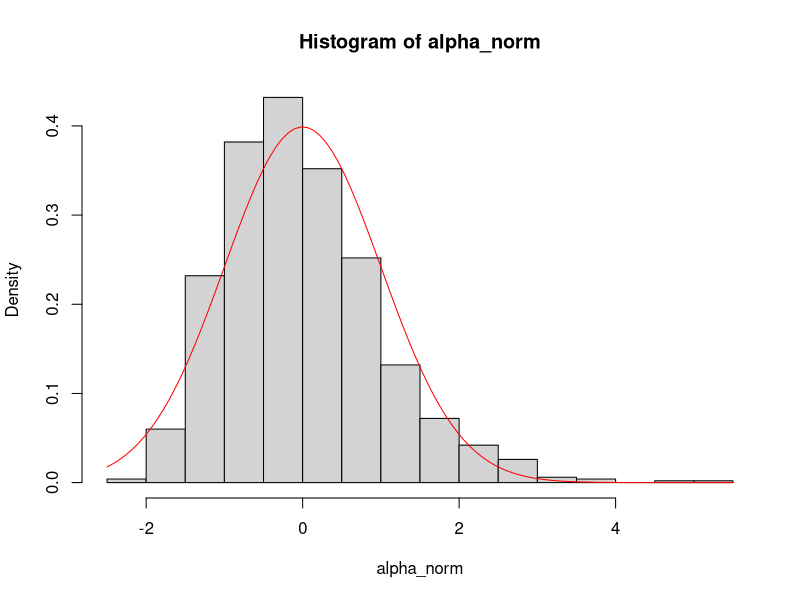
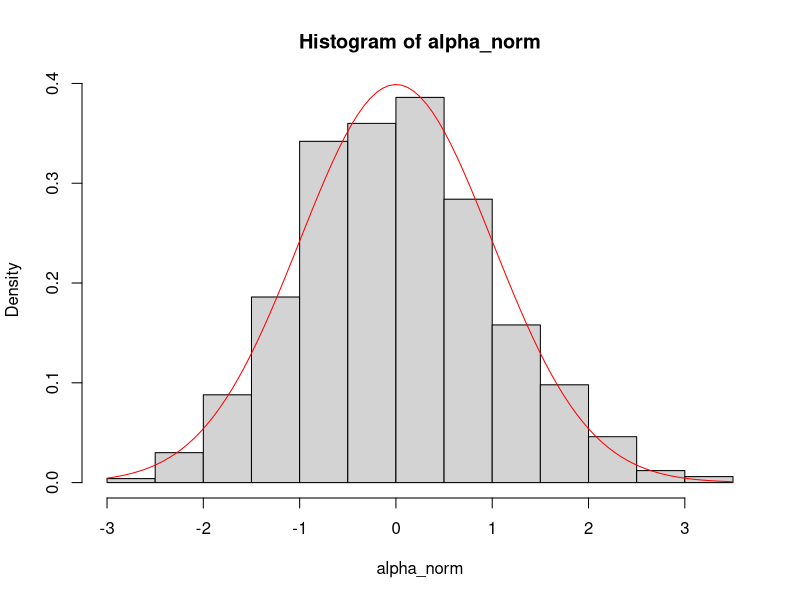
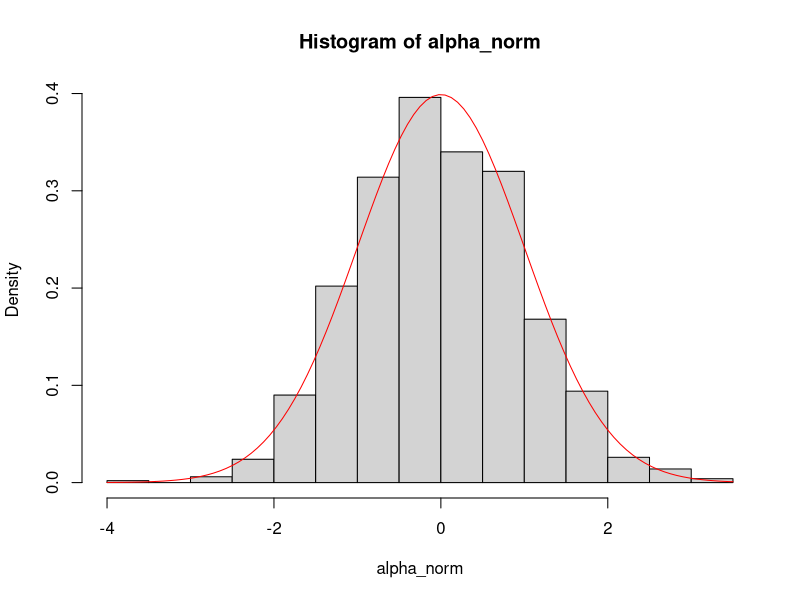
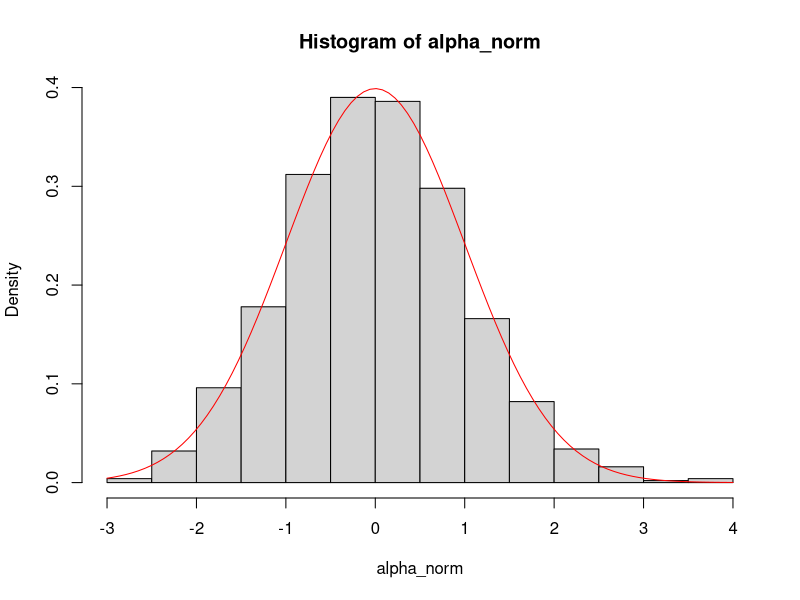

Reproduce these figures in R, in order. (Note: this script raises an error after producing the figures.)
# Task 24
# (a)
n=10
beta=2
alpha_true=2
y=rgamma(n, beta, alpha_true)

newton_increment<-function(alpha,x,beta=2){
  n <- length(x)
  score <- n*beta/alpha - sum(x)
  hessian <- (-n*beta/alpha^2)
  return(score/hessian)
}

newton_raphson<-function(x,alpha_0,epsilon=1e-8,delta=100){
  rep=TRUE #should algorithm should be repeated in next step?
  alpha_cur=alpha_0 #current value for alpha
  T.iteration=0 #number of iterations T
  while(rep){ #while rep==TRUE
    alpha_next=alpha_cur-newton_increment(alpha_cur,x) #newton step
    if(abs(alpha_next-alpha_cur) < epsilon*(1+abs(alpha_cur))){ #stopping criterion
      rep=FALSE
      conv=TRUE
    }
    if(delta*abs(alpha_cur) < abs(alpha_next)){ #criterion to check if algorithm diverges
      rep=FALSE
      conv=FALSE
    }
    alpha_cur=alpha_next
    T.iteration=T.iteration+1
  }
  return(list(convergence=conv,alpha=alpha_cur,iterations=T.iteration))
}
print(newton_raphson(y,2))

#(b)
for(n in c(10,100,500,1000)){
  alpha=rep(0, 1000)
  conv_ind = rep(FALSE,1000)
  for(i in 1:1000){
    y=rgamma(n, beta, alpha_true)
    result_it_i = newton_raphson(y,2)
    conv_ind[i] = result_it_i$convergence
    alpha[i]= result_it_i$alpha
  }
  # select only alpha estimates for which Newton-Raphson converged
  alpha = alpha[conv_ind] #take the values for alpha which were estimated
  J=n*beta/alpha_true^2 #fisher information 
  cat(mean(alpha),"\t",var(alpha),"\t", J^(-1),"\n") #mean of alpha, sample variance, inverse Fisher information
  alpha_norm=(alpha-mean(alpha))/sd(alpha) #standardize 
  hist(alpha_norm, freq=FALSE)
  curve(dnorm,col="red",add=TRUE) #see theorem ||.2.22, approximate normal distribution
}


#######
#Task25
#######

# Let Y ∼ Γ(α,β) be gamma distributed with shape parameter β > 0 and rate parameter α>0,i.e.Y hasthepdf

# Windmill.dat
windmill = read.table("Windmill.dat", header = TRUE)

windmill$bin1 = as.factor(windmill$bin1)

# (b) Divide the data in training and testing data randomly. The training data should consist of about 23 of the rows of Windmill.dat.

binom.idx = rbinom(nrow(windmill), 1, 2/3)

windmill.train = windmill[which(binom.idx == 1),]

# (c) Fit on this data frame a liner model with formula

windmill.fit1 = lm(CSpd ~ Spd1 * Spd1Lag1 + Spd2 * Spd2Lag1 + Spd3 * Spd3Lag1 + Spd4 * Spd4Lag1+
                     Spd1sin1 + Spd1cos1 + bin1 + Dir1, data = windmill)

AIC(windmill.fit1)
BIC(windmill.fit1)

# (d) Next compute the AIC and BIC for the linear model with formula

windmill.fit2 = lm(CSpd ~ Spd1 + Spd1Lag1 + Spd2 + Spd2Lag1 + Spd3 + Spd3Lag1 + Spd4 + Spd4Lag1+
                     Spd1sin1 + Spd1cos1 + bin1 + Dir1, data = windmill)

AIC(windmill.fit2)
BIC(windmill.fit2)

# (e) (i) Search for the linear model with lowest AIC value out of all models nested in the model (c) using a backward, a forward strategy and both. What do you observe?

step(windmill.fit1, direction = "both")
step(windmill.fit1, direction = "forward")
step(windmill.fit1, direction = "backward")

step(windmill.fit1, direction = "both", k = log(n))
step(windmill.fit1, direction = "forward", k = log(n))
step(windmill.fit1, direction = "backward", k = log(n))

# (f) Compare the models selected in (e) (i) and (ii) using the testing data and compute the
# so called predicted residual sum of squares (PRESS)

# i)
# CSpd ~ Spd1 + Spd1Lag1 + Spd2 + Spd2Lag1 + Spd3 + Spd3Lag1 + 
# Spd4 + Spd4Lag1 + Spd1cos1 + bin1 + Spd2:Spd2Lag1 + Spd3:Spd3Lag1

fit.AIC = lm(CSpd ~ Spd1 + Spd1Lag1 + Spd2 + Spd2Lag1 + Spd3 + Spd3Lag1 + 
               Spd4 + Spd4Lag1 + Spd1cos1 + bin1 + Spd2:Spd2Lag1 + Spd3:Spd3Lag1, data = windmill)
PRESS.AIC = sum((windmill$CSpd - fitted(fit.AIC))^2)

# ii)

fit.BIC = lm(CSpd ~ Spd1 + Spd2 + Spd2Lag1 + Spd3 + Spd3Lag1 + Spd4 + Spd4Lag1 + 
               Dir1 + Spd2:Spd2Lag1 + Spd3:Spd3Lag1 + Spd4:Spd4Lag1, data = windmill)

PRESS.BIC = sum((windmill$CSpd - fitted(fit.BIC))^2)

#######
#Task26
#######

#x.unif = runif(25, 20, 80)
#y.unif = rgamma()

#beta.x.unif = exp(0.08*x -2)

#y.gamma = rgamma(25, 1, beta.x.unif)

#fit.y.gamma = glm(y.gamma ~ x.unif, family = "Gamma")

cor.table = data.frame(matrix(nrow = 1, ncol = 4))
cor.columns = c("25","100","1000", "10000")
colnames(cor.table) = cor.columns

row = c(0,0,0,0)

for(i in 1:4){
  
  Ns = c(25, 100, 1000, 10000)
  
  x.unif = runif(Ns[i], 20, 80)
  beta.x.unif = exp(0.08*x - 2)
  y.gamma = rgamma(Ns[i], 1, beta.x.unif)
  fit.y.gamma = glm(y.gamma ~ x.unif, family = "Gamma")
  
  row[i] = cor(y.gamma - fitted(fit.y.gamma), fitted(fit.y.gamma))
  
}




